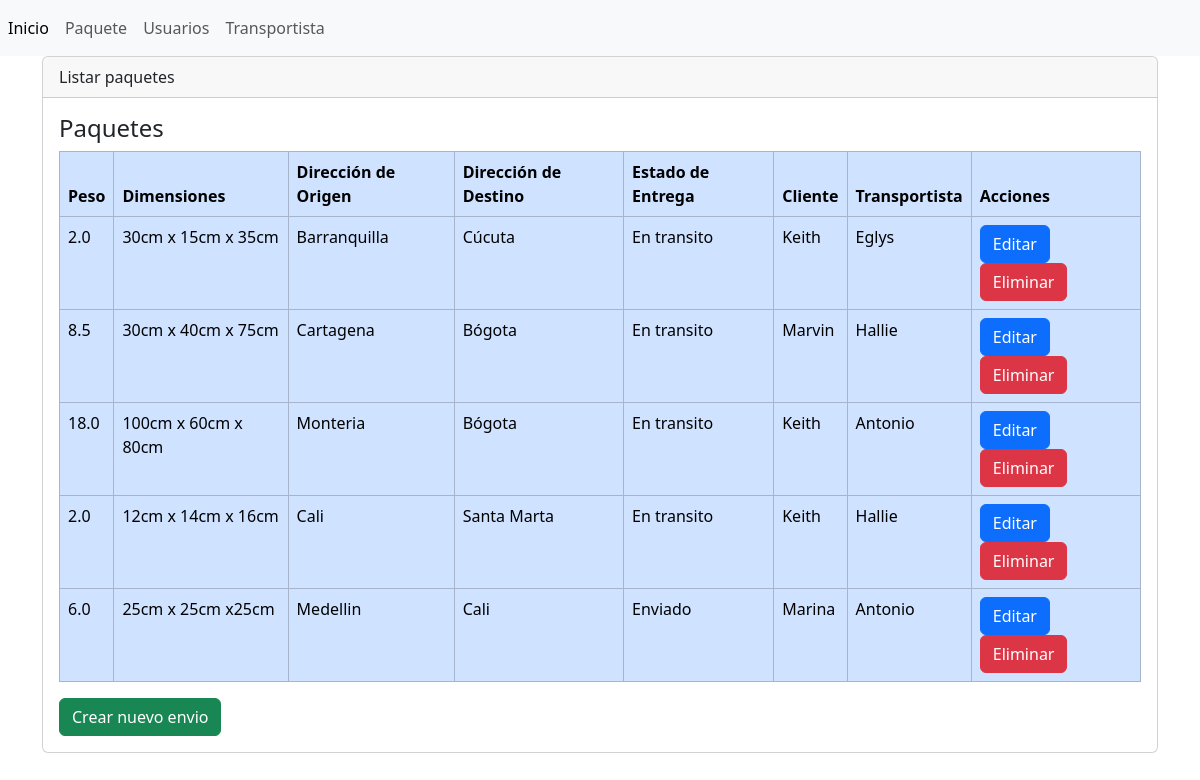
Page /packages on the committed database.
### logistics/models.py (models this page shows, shortened)
class Package(models.Model):
    id = models.AutoField(primary_key=True)
    client = models.ForeignKey(Client, on_delete=models.CASCADE)
    transportist = models.ForeignKey(Transportist, on_delete=models.CASCADE)
    weight = models.FloatField(verbose_name="Peso")
    dimensions = models.CharField(max_length=100, verbose_name="Dimensiones")
    origin = models.CharField(max_length=100, verbose_name="Origen")
    destination = models.CharField(max_length=100, verbose_name="Destino")
    status = models.CharField(max_length=100, verbose_name="Estado")

class Client(models.Model):
    id = models.AutoField(primary_key=True)
    name = models.CharField(max_length=100, verbose_name="Nombre")
    last_name = models.CharField(max_length=100, verbose_name="Apellido")
    email = models.EmailField(verbose_name="Correo")
    phone = models.CharField(max_length=10, verbose_name="Teléfono")
    address = models.CharField(max_length=100, verbose_name="Dirección")

class Transportist(models.Model):
    id = models.AutoField(primary_key=True)
    name = models.CharField(max_length=100, verbose_name="Nombre")
    last_name = models.CharField(max_length=100, verbose_name="Apellido", null=True, blank=True)
    vihicle_type = models.CharField(max_length=100, verbose_name="Tipo de vehículo")
    contact_number = models.CharField(max_length=10, verbose_name="Teléfono de contacto")

### logistics/views.py (the view)
# urls.py: path('packages', views.packages, name='packages'),
def packages(request):
    packages = Package.objects.all()
    return render(request, 'packages/packages.html', {'packages': packages})

### logistics/templates/packages/packages.html (shortened to what this page needs)
{% extends 'base.html' %}
{% block content %}
    <div class="card">
        <div class="card-header">Listar paquetes</div>
        <div class="card-body">
            <h4 class="card-title">Paquetes</h4>
            <div
                class="table-responsive"
            >
                <table
                    class="table table-primary table-bordered table-hover "
                >
                    <thead>
                        <tr>
                            <th scope="col">Peso</th>
                            <th scope="col">Dimensiones</th>
                            <th scope="col">Dirección de Origen</th>
                            <th scope="col">Dirección de Destino</th>
                            <th scope="col">Estado de Entrega</th>
                            <th scope="col">Cliente</th>
                            <th scope="col">Transportista</th>
                            <th scope="col">Acciones</th>
                        </tr>
                    </thead>
                    <tbody>
                        {% for package in packages %}
                        <tr class="">
                            <td scope="row">{{ package.weight }}</td>
                            <td>{{ package.dimensions }}</td>
                            <td>{{ package.origin }}</td>
                            <td>{{ package.destination }}</td>
                            <td>{{ package.status }}</td>
                            <td>{{ package.client.name }}</td>
                            <td>{{ package.transportist.name }}</td>
                            <td> <a
                                name=""
                                id=""
                                class="btn btn-primary"
                                href="{% url 'update_shipment' package.id %}"
                                role="button"
                                >Editar</a
                            >
                              <a
                                name=""
                                id=""
                                class="btn btn-danger"
                                href="{% url 'delete_shipment' package.id %}"
                                role="button"
                                >Eliminar</a
                             >
                              </td>
                        </tr>
                        {% endfor %}
                    </tbody>
                </table>
            </div>
            <a
                name=""
                id=""
                class="btn btn-success"
                href="{% url 'create_shipment' %}"
                role="button"
                >Crear nuevo envio</a
            >
        </div>
    </div>
{% endblock %}

### logistics/templates/base.html (shortened to what this page needs)
<!doctype html>
<html lang="en">
    <head>
        <link
            href="https://cdn.jsdelivr.net/npm/bootstrap@5.3.2/dist/css/bootstrap.min.css"
            rel="stylesheet"
        />
    </head>
    <body>
        <header>
            <nav class="navbar navbar-expand navbar-light bg-light">
                <div class="nav navbar-nav">
                    <a class="nav-item nav-link active" href="{% url 'index' %}">Inicio</a>
                    <a class="nav-item nav-link " href="{% url 'packages' %}">Paquete</a>
                    <a class="nav-item nav-link" href="{% url 'packages_sent' %}">Usuarios</a>
                    <a class="nav-item nav-link" href="{% url 'packages_asigned' %}">Transportista</a>
                </div>
            </nav>
        </header>
        <main>
            <div class="container">
                <div class="row">
                    <div class="col-12">
                        {% block content %} {% endblock %}
                    </div>
                </div>
            </div>
        </main>
    </body>
</html>

### rows in the picture
Package: weight "2.0", dimensions "30cm x 15cm x 35cm", origin "Barranquilla", destination "Cúcuta", status "En transito", client.name "Keith", transportist.name "Eglys"
Package: weight "8.5", dimensions "30cm x 40cm x 75cm", origin "Cartagena", destination "Bógota", status "En transito", client.name "Marvin", transportist.name "Hallie"
Package: weight "18.0", dimensions "100cm x 60cm x 80cm", origin "Monteria", destination "Bógota", status "En transito", client.name "Keith", transportist.name "Antonio"
Package: weight "2.0", dimensions "12cm x 14cm x 16cm", origin "Cali", destination "Santa Marta", status "En transito", client.name "Keith", transportist.name "Hallie"
Package: weight "6.0", dimensions "25cm x 25cm x25cm", origin "Medellin", destination "Cali", status "Enviado", client.name "Marina", transportist.name "Antonio"
